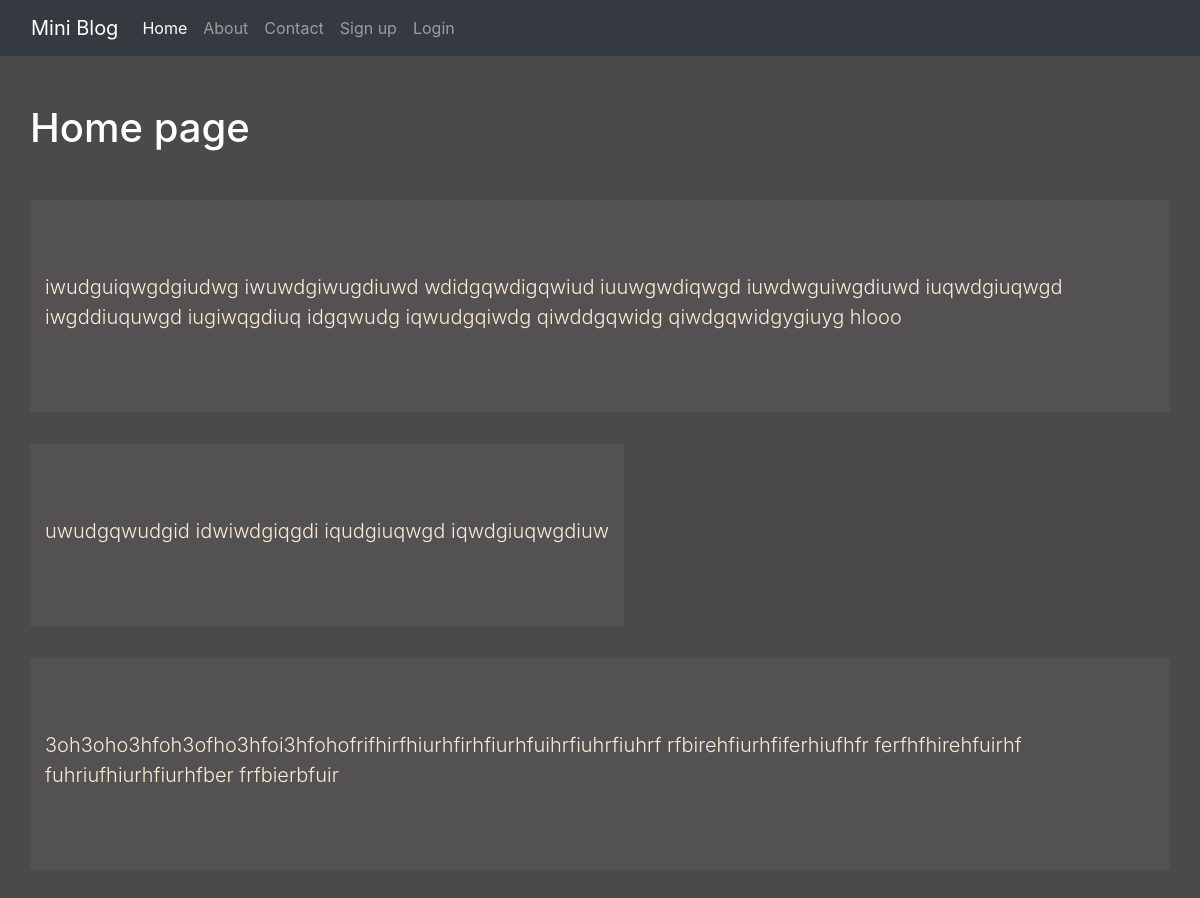
The page / on the database its author committed.
### blog/models.py (models this page shows)
class Post(models.Model):
    title = models.CharField(max_length=200)
    desc = models.TextField()

### blog/views.py (the view)
# urls.py: 2. Add a URL to urlpatterns:  path('', views.home, name='home')
def home(request):
    posts = Post.objects.all()
    return render(request,'blog/home.html',{'posts':posts})

### blog/templates/blog/home.html (shortened to what this page needs)
{% extends 'blog/base.html' %}
{% load static %}
{% block content %}
     <h1 class="text-white my-5">Home page </h1>
  {% for post in posts %}
    <div class="jumbotron jumbotron-fluid jumbo-color">
      <div class="container">
              <p class="lead">{{post.desc}}</p>
      </div>
    </div>
  {% endfor %}
  </div>
{% endblock %}

### blog/static/blog/css/core.css (style rules this page uses)
body { background-color: rgb(75, 74, 74); color: antiquewhite; }
.jumbo-color { background-color: rgb(83, 81, 81); }

### rows shown on the page
Post: desc "iwudguiqwgdgiudwg iwuwdgiwugdiuwd wdidgqwdigqwiud iuuwgwdiqwgd iuwdwguiwgdiuwd iuqwdgiuqwgd iwgddiuquwgd iugiwqgdiuq idgqwudg iqwudgqiwdg qiwddgqwidg qiwdgqwidgygiuyg hlooo"
Post: desc "uwudgqwudgid idwiwdgiqgdi iqudgiuqwgd iqwdgiuqwgdiuw"
Post: desc "3oh3oho3hfoh3ofho3hfoi3hfohofrifhirfhiurhfirhfiurhfuihrfiuhrfiuhrf rfbirehfiurhfiferhiufhfr ferfhfhirehfuirhf fuhriufhiurhfiurhfber frfbierbfuir"
